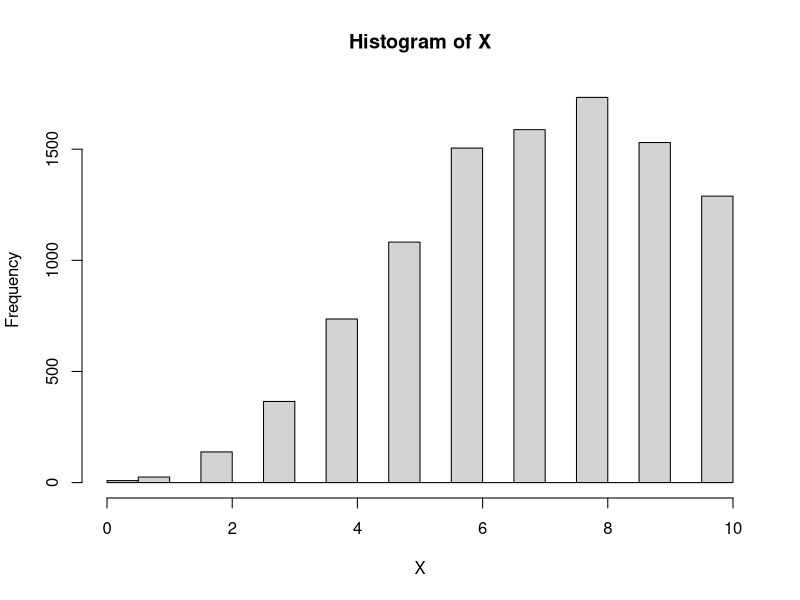
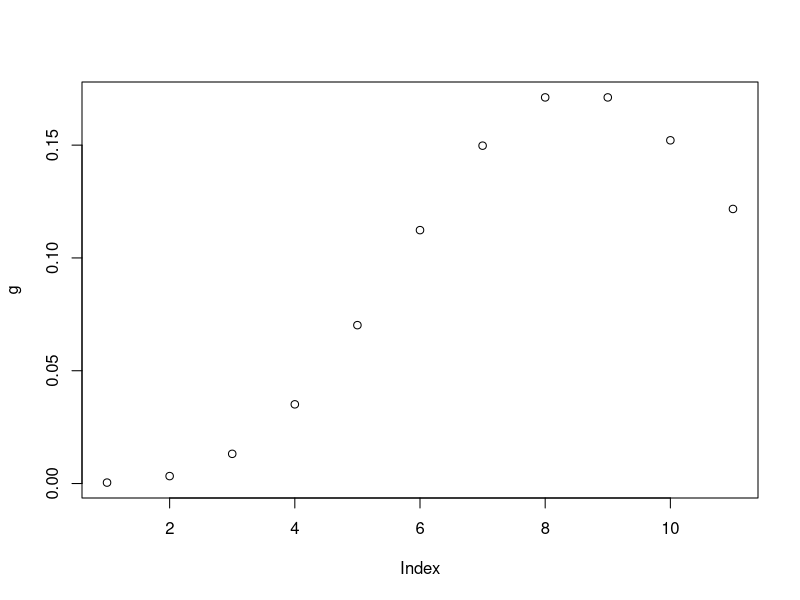
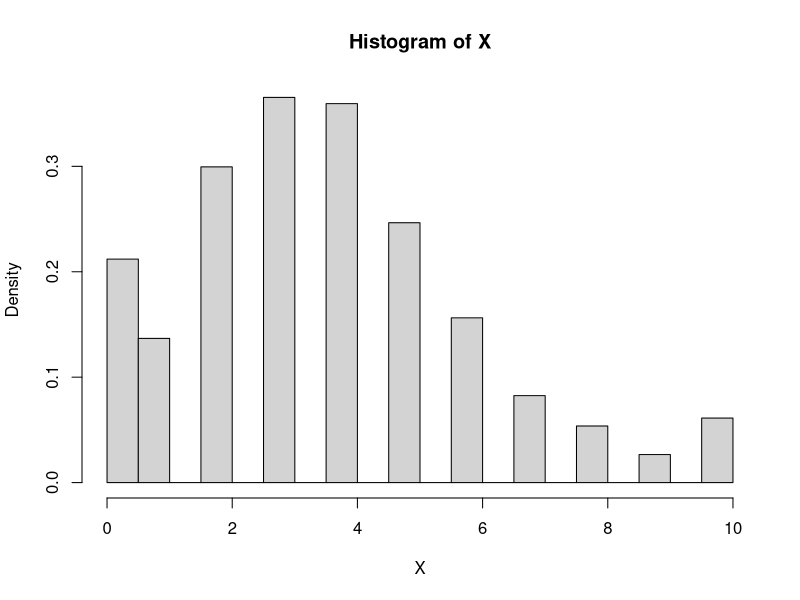
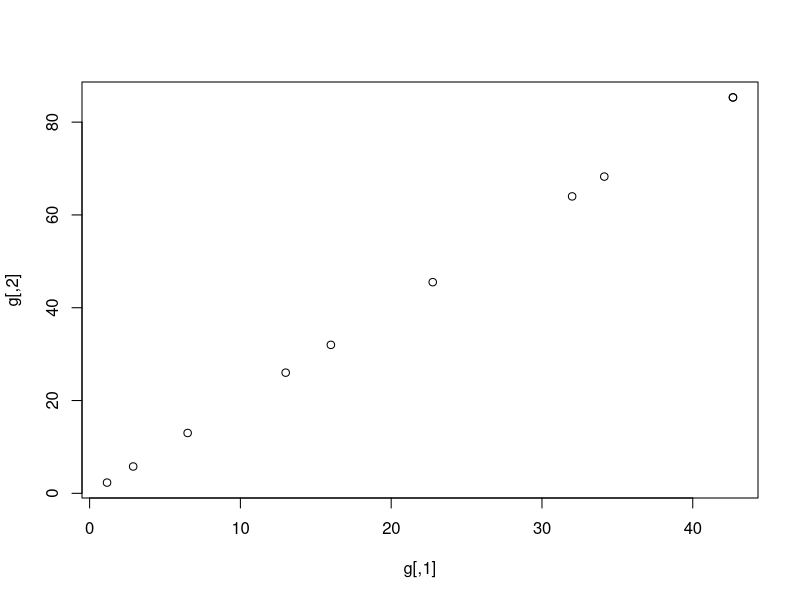

R code for these plots, in order: (Note: this script raises an error after producing the figures.)
#### ??velse 6

## Det f??rste!!
A = rep(8,10)
AA = 8
for (j in 0:length(A)){
  A[j] = (AA^j)/factorial(j)
}
X = vector()
xx = 0:10
g = (AA^xx/factorial(xx))/sum(A)
X[1]=1
N.iter = 10000
for (i in 2:N.iter){
  x = X[i-1]
  Y = floor(runif(1,0,11))
  Y
  if (g[Y+1]>=g[x+1]){
    X[i]=Y
  } else {
    X[i]=sample(c(Y,x),1,replace = TRUE, prob = c(g[Y+1]/g[x+1],1-g[Y+1]/g[x+1]))
  }
}
hist(X)
plot(g)

densityX = rle(sort(X))
densityX = densityX[["lengths"]]/N.iter
chisq.test(densityX,g) # p-value = 0.2423


######### i og j
A1 = 4
A2 = 4
ii = 1:5
jj = 1:5
g = matrix(NA, 10, 10)
for (j in 1:10){
  for ( i in 1:10){
    g[i,j] = (A1^i)/factorial(i)*(A2^j)/factorial(j)
  }
}
x =c(1,1)
X = matrix(x,1, 2)
N.iter = 10000
n = 10
for (i in 2:N.iter){
  Y = floor(runif(2,0,11))
  Y
  if (all(g[Y+1]>=g[x+1])){
    x=Y
  } else {
    E = runif(2,0,1)
    if (all(E < g[Y]/g[x])){
      x = Y
    }
  }
  X = rbind(X,x)
}

densityX = vector()

for (i in 1:10){
  for (j in 1:10){
    densityX = c(densityX,length(X[X==c(i,j)]))
  }
}
densityX=densityX/N.iter

# dev.new()
hist(X, freq = FALSE)
chisq.test(densityX,c(g)) # p-value = 0.2504
plot(g)


######### GIBBS
A1 = 4
A2 = 4
ii = 1:5
jj = 1:5
g = matrix(NA, 10, 10)
for (j in 1:10){
  for ( i in 1:10){
    g[i,j] = (A1^i)/factorial(i)*(A2^i)/factorial(j)
  }
}
x =c(1,1)
X = matrix(x,1, 2)
N.iter = 10000
n = 10
for (i in 2:N.iter){
  Y = floor(runif(2,0,11))
  Y
  if (g[Y+1][1]>=g[x+1][1]){
    x[1]=Y[1]
  } else {
    E = runif(2,0,1)
    if (E[1] < g[Y][1]/g[x][1]){
      x[1] = Y[1]
    }
  }
  if (g[Y+1][2]>=g[x+1][2]){
    x[2]=Y[2]
  } else {
    E = runif(2,0,1)
    if (E[2] < g[Y][2]/g[x][2]){
      x[2] = Y[2]
    }
  }
  X = rbind(X,x)
}

densityX = vector()

for (i in 1:10){
  for (j in 1:10){
    densityX = c(densityX,length(X[X==c(i,j)]))
  }
}
densityX=densityX/N.iter

# dev.new()
hist(X, freq = FALSE)
chisq.test(densityX,c(g)) # p-value = 0.2504
plot(g)


######### abr dim func
abrmarkov = function(dimension,callType,X0,n){
  
  # dimension = 4
  # callType = c(4,4,4,4)
  # dimension = 4
  # X0 =c(3,3,3,3)
  # n =10
  # 
  gFunction = function(cord,callType,dimension){
    
    g = 1
    for (i in 1:dimension){
    g = g*(callType[i]^(cord[i]))/factorial(cord[i])
    
    }
    return(g)
  }
  
  x = X0
  X = matrix(X,1, length(x))
  N.iter = 10000
  for (i in 2:N.iter){
    Y = floor(runif(length(x),0,n+1))
    Y
    if (all( gFunction(Y,callType,dimension)>= gFunction(x,callType,dimension))){
      x=Y
    } else {
      E = runif(length(x),0,1)
      if (all(E < gFunction(Y,callType,dimension)/gFunction(x,callType,dimension))){
        x = Y
      }
    }
    X = rbind(X,x)
  }
  
  densityX = vector()
  
  
  result = X
  return(result)
  
}


plot(X[,1],X[,3])

X
